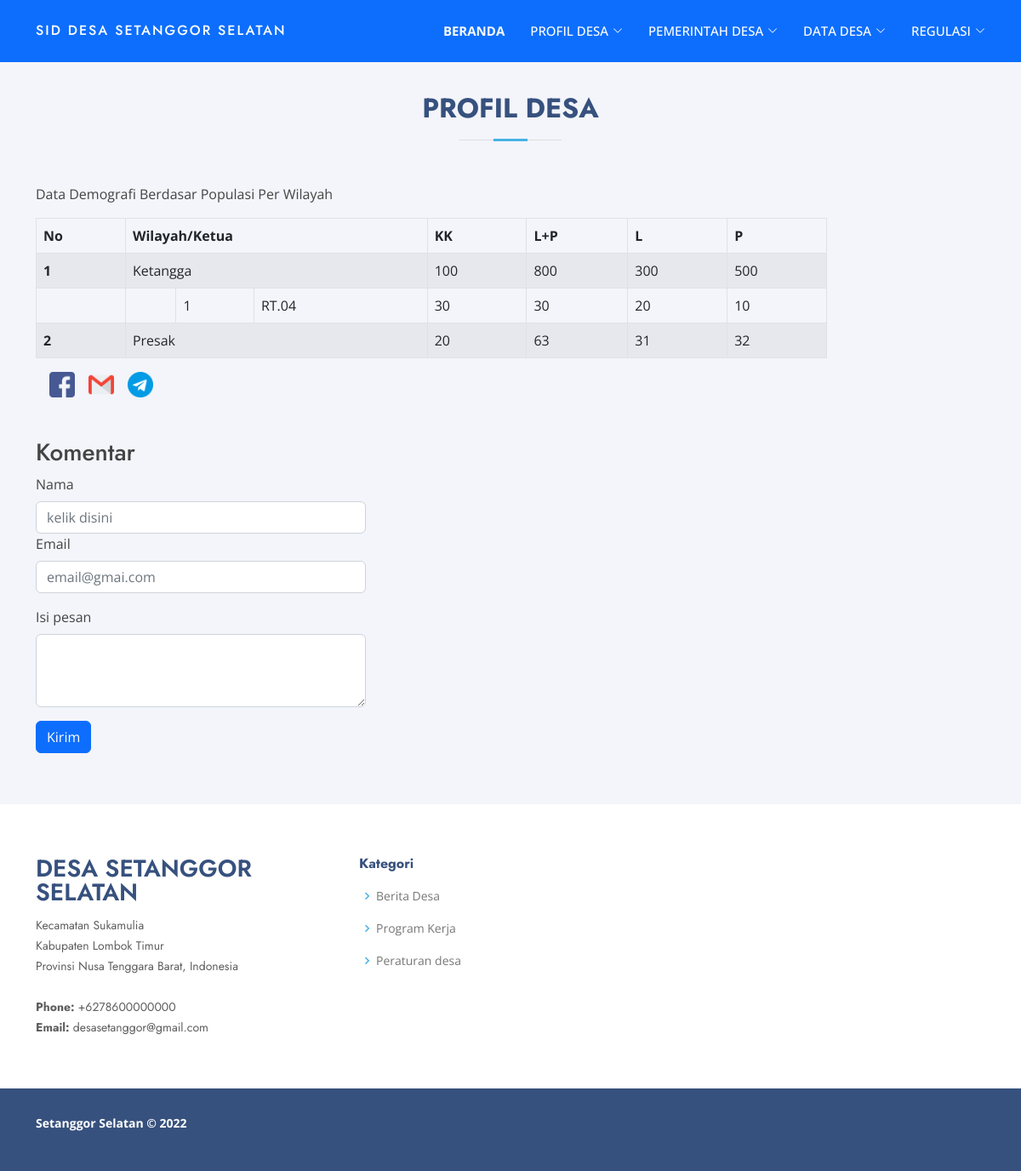
Page /index.php/data_desa/data_wilayah on the committed database.
### tables this page shows
CREATE TABLE `dusun` (
  `id` int(11) NOT NULL,
  `nama_dusun` varchar(125) NOT NULL,
  `jumlah_KK` int(125) NOT NULL,
  `jumlah_L` int(125) NOT NULL,
  `jumlah_P` varchar(125) NOT NULL
);

CREATE TABLE `RT` (
  `id` int(11) NOT NULL,
  `id_dusun` int(11) NOT NULL,
  `RT` varchar(125) NOT NULL,
  `jumlah_KK` int(125) NOT NULL,
  `jumlah_L` int(125) NOT NULL,
  `jumlah_P` int(125) NOT NULL
);

### application/helpers/sid_helper.php (called while the page is built, shortened)
<?php
function viewUser($folder, $file, $data)
{
    $ci = get_instance();
    $ci->load->view('user/tamplates/header', $data);
    $ci->load->view('user/' . $folder . '/' . $file, $data);
    $ci->load->view('user/tamplates/footer', $data);
}

### application/controllers/Data_desa.php (called while the page is built, shortened)
<?php
class Data_desa extends CI_Controller{
    public function data_wilayah(){
        $data['title'] = "Data Wilayah Administratif";
        $data['dusun'] = $this->db->get('dusun')->result_array();
        viewUser('data_desa','data_wilayah',$data);
    }
}

### index.php (called while the page is built, shortened)
<?php
require_once BASEPATH.'core/CodeIgniter.php';

### application/views/user/data_desa/data_wilayah.php (the view)
<main id="main">
    <section id="team" class="team section-bg mt-5">
        <div class="container" data-aos="fade-up">
            <div class="section-title">
                <h2>Profil Desa</h2>
            </div>
            <div class="col-lg-10">
                <p>Data Demografi Berdasar Populasi Per Wilayah</p>
                <table class="table table-bordered table-hover table-striped">
                    <thead>
                        <tr>
                            <th scope="col">No</th>
                            <th scope="col" colspan="3">Wilayah/Ketua</th>
                            <th scope="col">KK</th>
                            <th scope="col">L+P</th>
                            <th scope="col">L</th>
                            <th scope="col">P</th>
                        </tr>
                    </thead>
                    <tbody>
                        <?php $no = 1;?>
                        <?php foreach ($dusun as $row) : ?>
                            <tr>
                                <th scope="row"><?= $no++; ?></th>
                                <td colspan="3"><?= $row['nama_dusun']; ?></td>
                                <td><?= $row['jumlah_KK']; ?></td>
                                <td><?= $row['jumlah_L'] + $row['jumlah_P']; ?></td>
                                <td><?= $row['jumlah_L']; ?></td>
                                <td><?= $row['jumlah_P']; ?></td>
                            </tr>
                            <?php $Rt = $this->db->get_where('RT', ['id_dusun' => $row['id']])->result_array(); ?>
                            <?php $i = 1; ?>
                            <?php foreach ($Rt as $R) : ?>
                                <tr>
                                    <th scope="row"></th>
                                    <td></td>
                                    <td><?= $i++;?></td>
                                    <td>RT.<?= $R['RT']; ?></td>
                                    <td><?= $R['jumlah_KK']; ?></td>
                                    <td><?= $R['jumlah_L']+ $R['jumlah_P']; ?></td>
                                    <td><?= $R['jumlah_L']; ?></td>
                                    <td><?= $R['jumlah_P']; ?></td>
                                </tr>
                            <?php endforeach; ?>
                        <?php endforeach; ?>
                    </tbody>
                </table>
                <div class="d-flex">
                    <img src="assets/img/facebook.png" class="ms-3" alt="" width="30">
                    <img src="assets/img/gmail.png" class="ms-3" alt="" width="30">
                    <img src="assets/img/telegram.png" class="ms-3" alt="" width="30">
                </div>
                <h3 class="mt-5">
                    Komentar
                </h3>
                <div class="col-lg-5">
                <form action="<?= base_url(); ?>Komentar/tambahKomentar" method="post">
              <div class="mb-3">
                <label for="nama" class="form-label">Nama</label>
                <input type="text" class="form-control" name="nama_lengkap" id="nama" placeholder="kelik disini">
                <label for="email" class="form-label">Email </label>
                <input type="email"  class="form-control" name="email" id="email" placeholder="email@gmai.com">
              </div>
              <div class="mb-3">
                <label for="komentar" class="form-label">Isi pesan</label>
                <textarea class="form-control" name="komentar" id="komentar" rows="3"></textarea>
              </div>
              <button type="submit" class="btn btn-primary">
                Kirim
              </button>
            </form>
                </div>
            </div>
    </section>
</main>

### application/views/user/tamplates/header.php (shortened to what this page needs)
<!DOCTYPE html>
<html lang="en">
<head>
  <link href="<?= base_url() ?>assets/user/vendor/aos/aos.css" rel="stylesheet">
  <link href="<?= base_url() ?>assets/user/vendor/bootstrap/css/bootstrap.min.css" rel="stylesheet">
  <link href="<?= base_url() ?>assets/user/vendor/bootstrap-icons/bootstrap-icons.css" rel="stylesheet">
  <link href="<?= base_url() ?>assets/user/vendor/boxicons/css/boxicons.min.css" rel="stylesheet">
  <link href="<?= base_url() ?>assets/user/vendor/glightbox/css/glightbox.min.css" rel="stylesheet">
  <link href="<?= base_url() ?>assets/user/vendor/remixicon/remixicon.css" rel="stylesheet">
  <link href="<?= base_url() ?>assets/user/vendor/swiper/swiper-bundle.min.css" rel="stylesheet">
  <link href="<?= base_url() ?>assets/user/css/style.css" rel="stylesheet">
</head>
<body>
  <?php if($this->uri->segment(1) == 'Home' || $this->uri->segment(1) == ''): ?>
    <header id="header" class="fixed-top ">
  <?php else: ?>
    <header id="header" class="fixed-top bg-primary">
  <?php endif; ?>
    <div class="container d-flex align-items-center">
      <h4 class="logo me-auto fs-6"><a href="index.html">SID DESA SETANGGOR SELATAN</a></h4>
      <nav id="navbar" class="navbar">
        <ul>
          <li><a class="nav-link scrollto fw-bold text-light" href="<?= base_url(); ?>Home">BERANDA</a></li>
          <li class="dropdown"><a href="#"><span>PROFIL DESA</span> <i class="bi bi-chevron-down"></i></a>
          </li>
          <li class="dropdown"><a href="#"><span>PEMERINTAH DESA</span> <i class="bi bi-chevron-down"></i></a>
          </li>
          <li class="dropdown"><a href="#"><span>DATA DESA</span> <i class="bi bi-chevron-down"></i></a>
          </li>
          <li class="dropdown"><a href="#"><span>REGULASI</span> <i class="bi bi-chevron-down"></i></a>
          </li>
      </nav>
    </div>
  </header>

### application/views/user/tamplates/footer.php (shortened to what this page needs)
<footer id="footer">
  <div class="footer-top">
    <div class="container">
      <div class="row">
        <div class="col-lg-4 col-md-6 footer-contact">
          <h3>Desa Setanggor Selatan</h3>
          <p>
            Kecamatan Sukamulia <br>
            Kabupaten Lombok Timur<br>
            Provinsi Nusa Tenggara Barat, Indonesia<br><br>
            <strong>Phone:</strong> +6278600000000<br>
            <strong>Email:</strong> desasetanggor@gmail.com<br>
          </p>
        </div>
        <div class="col-lg-4 col-md-6 footer-links">
          <h4>Kategori</h4>
          <ul>
            <li><i class="bx bx-chevron-right"></i> <a href="#">Berita Desa </a></li>
            <li><i class="bx bx-chevron-right"></i> <a href="#">Program Kerja</a></li>
            <li><i class="bx bx-chevron-right"></i> <a href="#">Peraturan desa</a></li>
          </ul>
        </div>
      </div>
    </div>
  </div>
  <div class="container footer-bottom clearfix">
    <div class="copyright">
      <p class="fw-bold">
        Setanggor Selatan &copy; <?= date('Y'); ?>
      </p>
    </div>
  </div>
</footer>
</body>
</html>

### assets/user/css/style.css (style rules this page uses)
body { font-family: "Open Sans", sans-serif; color: #444444; }
a { color: #47b2e4; text-decoration: none; }
h1, h2, h3, h4, h5, h6 { font-family: "Jost", sans-serif; }
#header { transition: all 0.5s; z-index: 997; padding: 15px 0; }
#header .logo { font-size: 30px; margin: 0; padding: 0; line-height: 1; font-weight: 500; letter-spacing: 2px; text-transform: uppercase; }
#header .logo a { color: #fff; }
.navbar { padding: 0; }
.navbar ul { margin: 0; padding: 0; display: flex; list-style: none; align-items: center; }
.navbar li { position: relative; }
.navbar a, .navbar a:focus { display: flex; align-items: center; justify-content: space-between; padding: 10px 0 10px 30px; font-size: 15px; font-weight: 500; color: #fff; white-space: nowrap; transition: 0.3s; }
.navbar a i, .navbar a:focus i { font-size: 12px; line-height: 0; margin-left: 5px; }
section { padding: 60px 0; overflow: hidden; }
.section-bg { background-color: #f3f5fa; }
.section-title { text-align: center; padding-bottom: 30px; }
.section-title h2 { font-size: 32px; font-weight: bold; text-transform: uppercase; margin-bottom: 20px; padding-bottom: 20px; position: relative; color: #37517e; }
.section-title h2::before { content: ""; position: absolute; display: block; width: 120px; height: 1px; background: #ddd; bottom: 1px; left: calc(50% - 60px); }
.section-title h2::after { content: ""; position: absolute; display: block; width: 40px; height: 3px; background: #47b2e4; bottom: 0; left: calc(50% - 20px); }
#footer { font-size: 14px; background: #37517e; }
#footer .footer-top { padding: 60px 0 30px 0; background: #fff; }
#footer .footer-top .footer-contact { margin-bottom: 30px; }
#footer .footer-top .footer-contact h3 { font-size: 28px; margin: 0 0 10px 0; padding: 2px 0 2px 0; line-height: 1; text-transform: uppercase; font-weight: 600; color: #37517e; }
#footer .footer-top .footer-contact p { font-size: 14px; line-height: 24px; margin-bottom: 0; font-family: "Jost", sans-serif; color: #5e5e5e; }
#footer .footer-top h4 { font-size: 16px; font-weight: bold; color: #37517e; position: relative; padding-bottom: 12px; }
#footer .footer-top .footer-links { margin-bottom: 30px; }
#footer .footer-top .footer-links ul { list-style: none; padding: 0; margin: 0; }
#footer .footer-top .footer-links ul i { padding-right: 2px; color: #47b2e4; font-size: 18px; line-height: 1; }
#footer .footer-top .footer-links ul li { padding: 10px 0; display: flex; align-items: center; }
#footer .footer-top .footer-links ul li:first-child { padding-top: 0; }
#footer .footer-top .footer-links ul a { color: #777777; transition: 0.3s; display: inline-block; line-height: 1; }
#footer .footer-bottom { padding-top: 30px; padding-bottom: 30px; color: #fff; }
#footer .copyright { float: left; }

### rows in the picture
dusun: nama_dusun "Ketangga", jumlah_KK "100", $row['jumlah_L'] + $row['jumlah_P'] "800", jumlah_L "300", jumlah_P "500"
rt: RT "04", jumlah_KK "30", $R['jumlah_L']+ $R['jumlah_P'] "30", jumlah_L "20", jumlah_P "10"
dusun: nama_dusun "Presak", jumlah_KK "20", $row['jumlah_L'] + $row['jumlah_P'] "63", jumlah_L "31", jumlah_P "32"
